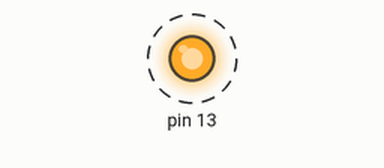
Simulated run of this sketch. Board: Arduino Uno, built with avr-gcc and run on an emulated ATmega328P. Parts: output pins drawn as LEDs (lit = HIGH). Dashed ring = blinking.

Above: at 0.5 s.
Timing chart, 0 to 4.6 s (numbered marks = the images above):
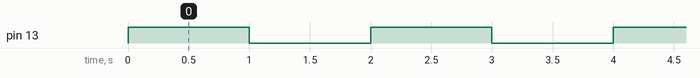

The sketch:

sketch_jun07a.ino
```cpp
#include <blink.h>

Blink pin(13);

void setup() {

}

void loop() {

  pin.blink(ON, 1000);

}
```

blink.cpp
```cpp
#include <Arduino.h>
#include "blink.h"
Blink::Blink(int pin){
pinMode(pin, OUTPUT);
pinNumber = pin;
}

void Blink::blink(bool value){
if(value == true){
digitalWrite(pinNumber,HIGH);
delay(1000);
digitalWrite(pinNumber,LOW);
delay(1000);
}else{
digitalWrite(pinNumber,LOW);
}
}

void Blink::blink(bool value, int blinkLength ){
if(value == true){
digitalWrite(pinNumber,HIGH);
delay(blinkLength);
digitalWrite(pinNumber,LOW);
delay(blinkLength);
}else{
digitalWrite(pinNumber,LOW);
}
}

void Blink::blink(bool value, int blinkLength, int blinkLoops){
if(value == true){
for(int i=0;i<blinkLoops;i++){
digitalWrite(pinNumber,HIGH);
delay(blinkLength);
digitalWrite(pinNumber,LOW);
delay(blinkLength);
}
}else{
digitalWrite(pinNumber,LOW);
}
}
```

blink.h
```cpp
// (licence header left out)
#ifndef Blink_h
#define Blink_h

#include <Arduino.h>

#define ON true
#define OFF false

class Blink
{
public:
	Blink(int pin);
	void blink(bool value);
	void blink(bool value, int blinkLength);
	void blink(bool value, int blinkLength, int blinkLoops);
private:
	uint8_t pinNumber;
};

#endif
```

Measured:
- by itself, pin 13: alternates HIGH for 1.0 s and LOW for 1.0 s
